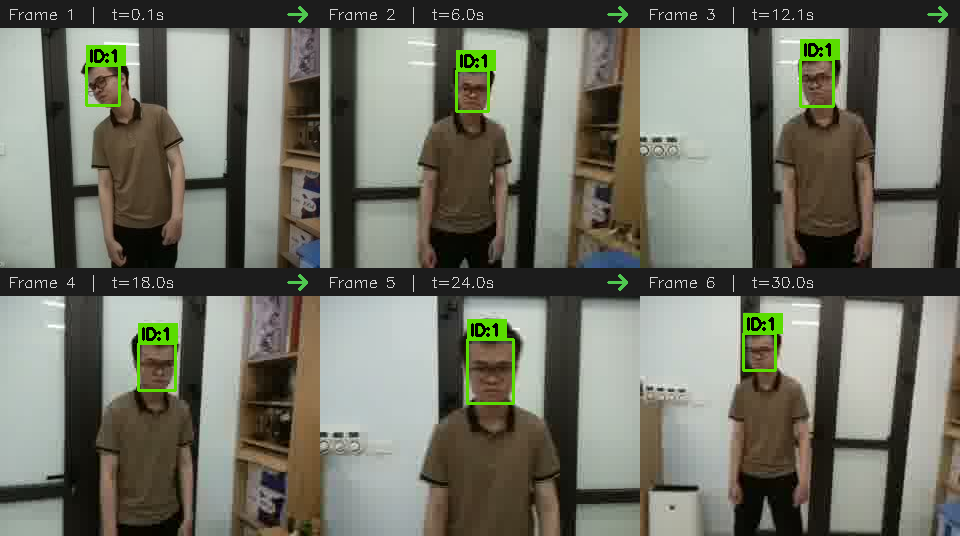
#> input picture tracking_sequence_scale.png, 960 x 536 px, given in place of the camera
$ python main_tracker.py
#> lines starting #> are read from the running program, lines starting #| are printed output that depends on the picture
### core/vision_haarcascade.py
#!/usr/bin/env python
# -*- coding: utf-8 -*-
"""
vision_haarcascade.py  —  Fixed version
Thay đổi so với bản gốc:
  1. _add_padding()       : thêm margin 20% quanh bbox trước khi init MOSSE
                            → MOSSE không mất feature khi mặt xoay nhẹ
  2. _iou()               : kiểm tra overlap giữa bbox cũ và bbox mới
                            → không reinit MOSSE khi Haar trả bbox lệch nhỏ
  3. _select_best_face()  : chọn mặt gần vị trí trước nhất (không chỉ lớn nhất)
                            → tránh nhảy sang track quạt / vật thể nền
"""
import cv2
import os
from core.vision import VisionSystem


class VisionHaarCascade(VisionSystem):

    def __init__(self, cascade_path=None, conf_threshold=0.5,
             detection_skip=5, pad_ratio=0.20, iou_reinit_threshold=0.5,
             max_jump_px=180, min_size=30, max_size=400,
             min_neighbors=5, scale_factor=1.08,
             max_tracker_confirm_misses=2):
        """
        Parameters
        ----------
        pad_ratio : float
            Tỉ lệ padding thêm vào bbox Haar trước khi init MOSSE.
            0.20 = thêm 20% mỗi phía. Giúp MOSSE bao trọn mặt khi xoay.
        iou_reinit_threshold : float
            Chỉ reinit MOSSE khi IoU(bbox_cũ, bbox_mới) < threshold này.
            Tránh bbox nhảy khi Haar và MOSSE nhất quán.
        max_jump_px : int
            Loại bỏ detection candidate nếu tâm cách vị trí trước > giá trị này.
            Hàng rào chặn quạt / vật thể ngẫu nhiên pass Haar.
        """
        # ... (giữ nguyên phần init cascade) ...
        if cascade_path is None:
            if hasattr(cv2, 'data') and hasattr(cv2.data, 'haarcascades'):
                cascade_path = cv2.data.haarcascades + 'haarcascade_frontalface_default.xml'
            else:
                cv2_dir = os.path.dirname(cv2.__file__)
                possible = os.path.join(cv2_dir, 'data', 'haarcascade_frontalface_default.xml')
                if os.path.exists(possible):
                    cascade_path = possible
                else:
                    raise Exception("Cascade not found. Set cascade_path in config.json")

        self.cascade = cv2.CascadeClassifier(cascade_path)
        if self.cascade.empty():
            raise IOError("Cannot load cascade from " + cascade_path)

        self.detection_skip       = max(1, detection_skip)
        self.pad_ratio            = float(pad_ratio)
        self.iou_reinit_threshold = float(iou_reinit_threshold)
        self.max_jump_px          = int(max_jump_px)
        self.min_size      = (int(min_size), int(min_size))
        self.max_size      = (int(max_size), int(max_size))
        self.min_neighbors = int(min_neighbors)
        self.scale_factor  = float(scale_factor)

        self.frame_counter = 0
        self.tracker       = None
        self.is_tracking   = False
        self.bbox          = None                 # bbox hiện tại (đã padded)
        self.last_center   = None                 # (cx, cy) frame trước
        self.confirm_misses = 0
        self.max_tracker_confirm_misses = int(max_tracker_confirm_misses)

        print("[Haar-MOSSE] Init OK | skip={} | pad={:.0%} | iou_thr={} | minN={} | minSz={}".format(
        self.detection_skip, self.pad_ratio, self.iou_reinit_threshold,
        self.min_neighbors, self.min_size))

    # ------------------------------------------------------------------
    # Public API (giữ nguyên interface với phần còn lại của pipeline)
    # ------------------------------------------------------------------

    def process_frame(self, frame, prev_x=-1, prev_y=-1):
        """
        Returns: (target_found, bbox, center_x, center_y)
        bbox = (x, y, w, h) — có padding, dùng để vẽ và init MOSSE
        """
        target_found = False
        center_x = center_y = -1
        self.frame_counter += 1

        # --- 1. Cập nhật MOSSE tracker ---
        if self.is_tracking and self.tracker is not None:
            try:
                ok, box = self.tracker.update(frame)
                if ok and box[2] > 0 and box[3] > 0:
                    self.bbox    = tuple(map(int, box))
                    target_found = True
                else:
                    self._reset_tracker()
            except Exception:
                self._reset_tracker()

        # --- 2. Quyết định có chạy detection không ---
        run_detection = (not self.is_tracking or not target_found
                         or self.frame_counter >= self.detection_skip)

        if run_detection:
            if self.frame_counter >= self.detection_skip:
                self.frame_counter = 0

            gray  = cv2.cvtColor(frame, cv2.COLOR_BGR2GRAY)
            faces = self.cascade.detectMultiScale(
                gray,
                scaleFactor  = self.scale_factor,
                minNeighbors = self.min_neighbors,
                minSize      = self.min_size,
                maxSize      = self.max_size,
            )

            detector_confirmed = False
            if len(faces) > 0:
                # FIX 3: chọn mặt gần vị trí trước, không chỉ lớn nhất
                best_raw = self._select_best_face(faces)

                if best_raw is not None:
                    detector_confirmed = True
                    self.confirm_misses = 0
                    # FIX 1: thêm padding trước khi init MOSSE
                    best_padded = self._add_padding(best_raw, frame.shape)

                    # FIX 2: chỉ reinit MOSSE khi bbox thay đổi đáng kể
                    should_reinit = (
                        not self.is_tracking
                        or self.bbox is None
                        or self._iou(self.bbox, best_padded) < self.iou_reinit_threshold
                    )

                    if should_reinit:
                        self._init_tracker(frame, best_padded)

                    self.bbox    = best_padded if self.bbox is None else self.bbox
                    target_found = True

            else:
                detector_confirmed = False

            if run_detection and not detector_confirmed:
                self.confirm_misses += 1
                if self.confirm_misses >= self.max_tracker_confirm_misses:
                    self._reset_tracker()
                    target_found = False

        # --- 3. Tính center ---
        if target_found and self.bbox is not None:
            x, y, w, h  = self.bbox
            center_x     = x + w // 2
            center_y     = y + h // 2
            self.last_center = (center_x, center_y)
        else:
            self.bbox = None

        return target_found, self.bbox, center_x, center_y

    # ------------------------------------------------------------------
    # Private helpers
    # ------------------------------------------------------------------

    def _add_padding(self, bbox, frame_shape):
        """FIX 1: Thêm padding quanh bbox, clamp trong frame."""
        x, y, w, h    = bbox
        fh, fw        = frame_shape[:2]
        px            = int(w * self.pad_ratio)
        py            = int(h * self.pad_ratio)
        x2            = max(0,      x - px)
        y2            = max(0,      y - py)
        w2            = min(fw - x2, w + 2 * px)
        h2            = min(fh - y2, h + 2 * py)
        return (x2, y2, w2, h2)

    # [9 lines left out: function _iou, not called in this run]

    def _select_best_face(self, faces):
        """
        FIX 3: Chọn face candidate tốt nhất.
        - Nếu chưa có lịch sử: chọn lớn nhất (hành vi cũ).
        - Nếu có last_center: chọn face gần nhất mà không nhảy quá max_jump_px.
          Score = area / (dist + 1) — ưu tiên lớn VÀ gần.
        """
        if self.last_center is None:
            return max(faces, key=lambda b: b[2] * b[3])

        cx_prev, cy_prev = self.last_center

        # [8 lines left out: function score, not called in this run]

        candidates = [f for f in faces if score(f) > 0]
        if not candidates:
            return None               # tất cả đều nhảy quá xa → không update
        return max(candidates, key=score)

    def _init_tracker(self, frame, bbox):
        x, y, w, h = bbox
        if w <= 0 or h <= 0:
            return False
        try:
            # Chuyển sang MOSSE để nhanh hơn trên Pi 3
            self.tracker = cv2.TrackerMOSSE_create()
            ok = self.tracker.init(frame, (x, y, w, h))
            if ok:
                self.is_tracking = True
                self.bbox        = (x, y, w, h)
                return True
            else:
                self._reset_tracker()
                return False
        except Exception as e:
            print("[MOSSE] Init error:", e)
            self._reset_tracker()
            return False

    def _reset_tracker(self):
        self.tracker     = None
        self.is_tracking = False
        self.bbox        = None
        self.last_center = None
        self.confirm_misses = 0

### core/control.py
class PIDController:
    def __init__(self, Kp=0.05, Ki=0.0, Kd=0.01, max_integral=50.0, deadzone=0.0, output_limit=100.0):
        self.Kp = float(Kp)
        self.Ki = float(Ki)
        self.Kd = float(Kd)
        self.max_integral = float(max_integral)
        self.deadzone = float(deadzone)
        self.output_limit = float(output_limit)
        self.prev_error = 0.0
        self.integral = 0.0

    # [13 lines left out: function update, not called in this run]

    def reset_memory(self):
        self.integral = 0.0
        self.prev_error = 0.0

### core/filters.py
import numpy as np
import cv2

class TrackerKalmanFilter:
    def __init__(self, process_noise=0.03, measurement_noise=0.1):
        self.kf = cv2.KalmanFilter(4, 2)
        self.kf.measurementMatrix = np.array([[1,0,0,0],[0,1,0,0]], np.float32)
        self.kf.transitionMatrix = np.array([[1,0,1,0],[0,1,0,1],[0,0,1,0],[0,0,0,1]], np.float32)
        self.kf.processNoiseCov = np.eye(4, dtype=np.float32) * float(process_noise)
        self.kf.measurementNoiseCov = np.eye(2, dtype=np.float32) * float(measurement_noise)

    def init_state(self, x, y):
        self.kf.statePre = np.array([[np.float32(x)], [np.float32(y)], [0], [0]], np.float32)
        self.kf.statePost = np.array([[np.float32(x)], [np.float32(y)], [0], [0]], np.float32)

    def predict(self):
        pred = self.kf.predict()
        return int(pred[0,0]), int(pred[1,0])

    # [5 lines left out: function update, not called in this run]

### main_tracker.py
#!/usr/bin/env python
# -*- coding: utf-8 -*-
"""
main_tracker.py -- Demo/debug tool, chay tren laptop KHONG can robot.
Muc dich: test vision pipeline doc lap (Haar + KCF).
Khong co FSM, scheduler, yanshee_interface.
"""
from __future__ import print_function
import cv2
import json
import time
import os
from core.vision_haarcascade import VisionHaarCascade
from core.control import PIDController
from core.filters import TrackerKalmanFilter
kalman   = TrackerKalmanFilter()
k_inited = False


def load_config(path="config.json"):
    base = os.path.dirname(os.path.abspath(__file__))
    full = os.path.join(base, path)
    if not os.path.exists(full):
        full = path
    with open(full, 'r') as f:
        return json.load(f)


def main():
    print("=" * 60)
    print(" FACE TRACKING - DEMO (Laptop only, no robot)")
    print("=" * 60)

    cfg     = load_config()
#> (reads config.json from the repository)
    cam_cfg = cfg.get("camera", {})
    pid_cfg = cfg.get("controller_pid", {})
    env_cfg = cfg.get("testing_env", {})

    W = cam_cfg.get("frame_width",  640)
    H = cam_cfg.get("frame_height", 480)

    cap = cv2.VideoCapture(env_cfg.get("webcam_index", 0))
    if not cap.isOpened():
        print("[ERROR] Cannot open webcam")
        return

    # fix: dung so thay constant name (tuong thich Pi + moi OpenCV build)
    cap.set(3,  W)
    cap.set(4,  H)
    cap.set(38, 1)  # MJPEG

    center_x = W // 2

    # Video writer
    fourcc    = cv2.VideoWriter_fourcc(*'XVID')
    out_video = cv2.VideoWriter('output_tracking.avi', fourcc, 20.0, (W, H))
    print("[INFO] Recording -> output_tracking.avi")

    # Vision -- dung detection_skip tu config, khong hardcode
    vision = VisionHaarCascade(
        cascade_path    = cam_cfg.get("cascade_path"),
        detection_skip  = cam_cfg.get("detection_skip_frames", 1),
        pad_ratio       = cam_cfg.get("pad_ratio", 0.20),
        iou_reinit_threshold = cam_cfg.get("iou_reinit_threshold", 0.5),
        max_jump_px     = cam_cfg.get("max_jump_px", 180),
    )

    # PID
    pid = PIDController(
        Kp           = pid_cfg.get("Kp", 0.05),
        Ki           = pid_cfg.get("Ki", 0.0),
        Kd           = pid_cfg.get("Kd", 0.01),
        deadzone     = pid_cfg.get("deadzone", 2.0),
        output_limit = pid_cfg.get("output_limit", 15.0),
    )

    frame_count = 0
    prev_time   = time.time()

    print("[READY] Press 'q' to quit\n")

    try:
        while True:
            now   = time.time()
            dt    = now - prev_time
            prev_time = now

            ret, frame = cap.read()
#> frame is the input picture: shape (536, 960, 3); mean B, G, R 102.2, 113.9, 112.7
            if not ret:
                break

            frame        = cv2.resize(frame, (W, H))
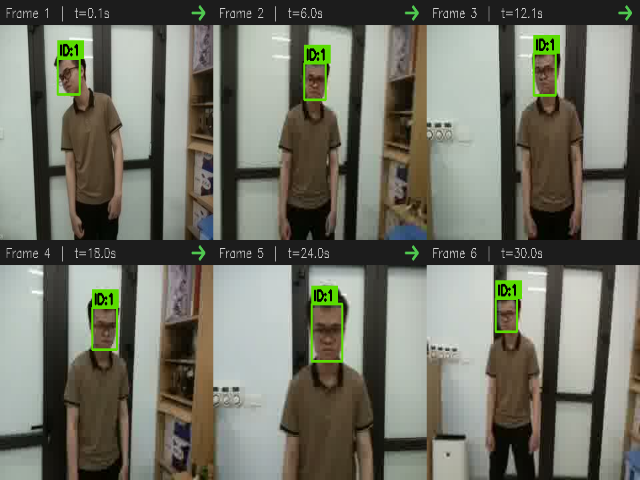
#> frame: shape (480, 640, 3); mean B, G, R 102.1, 113.9, 112.7
            frame_count += 1

            found, bbox, cx, cy = vision.process_frame(frame)
#> in process_frame, `gray  = cv2.cvtColor(frame, cv2.COLOR_BGR2GRAY)`:
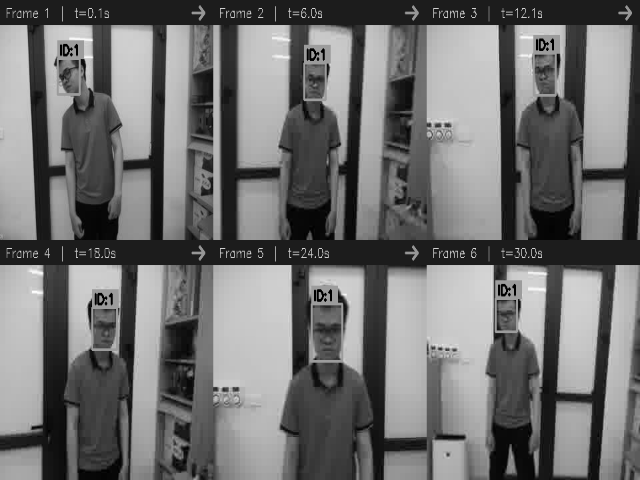
#> gray: shape (480, 640); min 0, max 253, mean 112.2
#> in process_frame, `faces = self.cascade.detectMultiScale( gray, scaleFactor  = self.scale..`: faces = [[86, 314, 35, 35], [300, 310, 54, 54]]
#> in process_frame, `best_raw = self._select_best_face(faces)`: best_raw = [300, 310, 54, 54]
#> in _add_padding, `x, y, w, h    = bbox`: x = 300; y = 310; w = 54
#> in _add_padding, `px            = int(w * self.pad_ratio)`: px = 10
#> in _add_padding, `x2            = max(0,      x - px)`: x2 = 290
#> in _add_padding, `y2            = max(0,      y - py)`: y2 = 300
#> in _add_padding, `w2            = min(fw - x2, w + 2 * px)`: w2 = 74
#> in process_frame, `best_padded = self._add_padding(best_raw, frame.shape)`: best_padded = (290, 300, 74, 74)
#> in process_frame, `should_reinit = ( not self.is_tracking or self.bbox is None or self._i..`: should_reinit = True
#> in _init_tracker, `x, y, w, h = bbox`: x = 290; y = 300; w = 74
#> in process_frame, `self.bbox    = best_padded if self.bbox is None else self.bbox`: self.bbox = (290, 300, 74, 74)
#> in process_frame, `x, y, w, h  = self.bbox`: x = 290; y = 300; w = 74
#> in process_frame, `center_x     = x + w // 2`: center_x = 327
#> in process_frame, `center_y     = y + h // 2`: center_y = 337
#> in process_frame, `self.last_center = (center_x, center_y)`: self.last_center = (327, 337)
#> found = True; bbox = (290, 300, 74, 74); cx = 327; cy = 337

            error  = 0.0
            output = 0.0
           # 3. Trong main loop — thay cx thẳng vào PID
            if found and cx >= 0:
#> (the run stopped early here; a loop or call above may not have finished)
